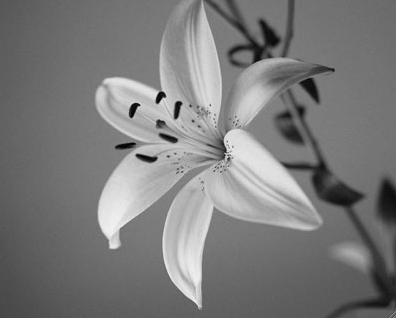
#> input picture Lab3/flower.jpg, 396 x 318 px
$ jupyter execute notebook.ipynb
#> lines starting #> are read from the running program, lines starting #| are printed output that depends on the picture; after the words box and inside, x2 and y2 are one past the last pixel; in counts of white or black regions, pixels touching at a corner belong together
### Lab3/tools.py


import numpy as np
from typing import List, Tuple, Union
import matplotlib as mplt


def add_padding(matrix: np.ndarray,
                padding: Tuple[int, int]) -> np.ndarray:
    """Adds padding to the matrix.
    Args:
        matrix (np.ndarray): Matrix that needs to be padded. Type is List[List[float]] casted to np.ndarray.
        padding (Tuple[int, int]): Tuple with number of rows and columns to be padded. With the `(r, c)` padding we addding `r` rows to the top and bottom and `c` columns to the left and to the right of the matrix
    Returns:
        np.ndarray: Padded matrix with shape `n + 2 * r, m + 2 * c`.
    """
    n, m = matrix.shape
    r, c = padding

    padded_matrix = np.zeros((n + r * 2, m + c * 2))
    padded_matrix[r : n + r, c : m + c] = matrix

    return padded_matrix


def _check_params(matrix, kernel, stride, dilation, padding):
    params_are_correct = (isinstance(stride[0], int)   and isinstance(stride[1], int)   and
                          isinstance(dilation[0], int) and isinstance(dilation[1], int) and
                          isinstance(padding[0], int)  and isinstance(padding[1], int)  and
                          stride[0]   >= 1 and stride[1]   >= 1 and
                          dilation[0] >= 1 and dilation[1] >= 1 and
                          padding[0]  >= 0 and padding[1]  >= 0)
    assert params_are_correct, 'Parameters should be integers equal or greater than default values.'
    if not isinstance(matrix, np.ndarray):
        matrix = np.array(matrix)
    n, m = matrix.shape
    matrix = matrix if list(padding) == [0, 0] else add_padding(matrix, padding)
    n_p, m_p = matrix.shape

    if not isinstance(kernel, np.ndarray):
        kernel = np.array(kernel)
    k = kernel.shape

    kernel_is_correct = k[0] % 2 == 1 and k[1] % 2 == 1
    assert kernel_is_correct, 'Kernel shape should be odd.'
    matrix_to_kernel_is_correct = n_p >= k[0] and m_p >= k[1]
    assert matrix_to_kernel_is_correct, 'Kernel can\'t be bigger than matrix in terms of shape.'

    h_out = np.floor((n + 2 * padding[0] - k[0] - (k[0] - 1) * (dilation[0] - 1)) / stride[0]).astype(int) + 1
    w_out = np.floor((m + 2 * padding[1] - k[1] - (k[1] - 1) * (dilation[1] - 1)) / stride[1]).astype(int) + 1
    out_dimensions_are_correct = h_out > 0 and w_out > 0
    assert out_dimensions_are_correct, 'Can\'t apply input parameters, one of resulting output dimension is non-positive.'

    return matrix, kernel, k, h_out, w_out


def Conv2D(matrix: Union[List[List[float]], np.ndarray],
             kernel: Union[List[List[float]], np.ndarray],
             stride: Tuple[int, int] = (1, 1),
             dilation: Tuple[int, int] = (1, 1),
             padding: Tuple[int, int] = (0, 0)) -> np.ndarray:
    """Makes a 2D convolution with the kernel over matrix using defined stride, dilation and padding along axes.
    Args:
        matrix (Union[List[List[float]], np.ndarray]): 2D matrix to be convolved.
        kernel (Union[List[List[float]], np.ndarray]): 2D odd-shaped matrix (e.g. 3x3, 5x5, 13x9, etc.).
        stride (Tuple[int, int], optional): Tuple of the stride along axes. With the `(r, c)` stride we move on `r` pixels along rows and on `c` pixels along columns on each iteration. Defaults to (1, 1).
        dilation (Tuple[int, int], optional): Tuple of the dilation along axes. With the `(r, c)` dilation we distancing adjacent pixels in kernel by `r` along rows and `c` along columns. Defaults to (1, 1).
        padding (Tuple[int, int], optional): Tuple with number of rows and columns to be padded. Defaults to (0, 0).
    Returns:
        np.ndarray: 2D Feature map, i.e. matrix after convolution.
    """
    matrix, kernel, k, h_out, w_out = _check_params(matrix, kernel, stride, dilation, padding)
    matrix_out = np.zeros((h_out, w_out))

    b = k[0] // 2, k[1] // 2
    center_x_0 = b[0] * dilation[0]
    center_y_0 = b[1] * dilation[1]
    for i in range(h_out):
        center_x = center_x_0 + i * stride[0]
        indices_x = [center_x + l * dilation[0] for l in range(-b[0], b[0] + 1)]
        for j in range(w_out):
            center_y = center_y_0 + j * stride[1]
            indices_y = [center_y + l * dilation[1] for l in range(-b[1], b[1] + 1)]

            submatrix = matrix[indices_x, :][:, indices_y]

            matrix_out[i][j] = np.sum(np.multiply(submatrix, kernel))
    return matrix_out


# [21 lines left out: functions apply_filter_to_image, gaussian_mask, not called in this run]


"""
g_x: image gradient x-axis (w,h)
g_y: image gradient y-axis (w,h)
g_m: image gradient module (w,h)
b: orientation bins
g_o: image gradient orientation (w,h)
"""
def grad_orientation(g_x, g_y, g_m, b=8):
    ori = np.zeros((b, 2))
    for i in range(b):
        ori[i,0] = np.cos(2 * np.pi * i / b)
        ori[i,1] = np.sin(2 * np.pi * i / b)
    w, h = g_m.shape

    g_o = np.zeros((w, h))
    for i in range(w):
        for j in range(h):
            if g_m[i,j] > 0:
                v = np.array([g_y[i,j], -g_x[i,j]])
                v = v / np.linalg.norm(v, ord=2)
                prod = np.dot(ori,v)
                g_o[i,j] = np.argmax(prod)
            else:
                g_o[i,j] = -1
    g_o = g_o.astype(int)
    return g_o


# [18 lines left out: function orientation_colors, not called in this run]


def cmap_discretize(cmap, N):
    """Return a discrete colormap from the continuous colormap cmap.

        cmap: colormap instance, eg. cm.jet.
        N: number of colors.
    """
    if type(cmap) == str:
        cmap = mplt.cm.get_cmap(cmap)
    colors_i = np.concatenate((np.linspace(0, 1., N), (0.,0.,0.,0.)))
    colors_rgba = cmap(colors_i)
    indices = np.linspace(0, 1., N+1)
    cdict = {}
    for ki, key in enumerate(('red','green','blue')):
        cdict[key] = [(indices[i], colors_rgba[i-1,ki], colors_rgba[i,ki]) for i in range(N+1)]
    # Return colormap object.
    return mplt.colors.LinearSegmentedColormap(cmap.name + "_%d"%N, cdict, 1024)

### Lab3/my_functions_tp02.py
import tools
import matplotlib.pyplot as plt
import numpy as np
# [23 lines left out: functions get_gaussian_filtre, plot_img, filter_analysis, not called in this run]
def apply_filter_to_single_channel(img,kernel):
    dimK = kernel.shape
    return tools.Conv2D(tools.add_padding(img,((dimK[0]-1)//2,(dimK[1]-1)//2)),kernel)
def apply_filter_to_colored_img(img,kernel):
#     dstack build ndarray on the third axis
    return np.dstack([apply_filter_to_single_channel(img[:,:,z],kernel) for z in range(3)])
# [11 lines left out: function filter_analysis_colored, not called in this run]
def get_Gx(img):
#     get img conv Sx filter
    Sx = np.array([[-1,0,1],[-2,0,2],[-1,0,-1]])
    return apply_filter_to_single_channel(img,Sx)
def get_Gy(img):
#     get img conv Sy filter
    Sy = np.array([[-1,-2,-1],[0,0,0],[1,2,1]])
    return apply_filter_to_single_channel(img,Sy)
# filtre laplace
def get_L(img):
    L = np.array([[0,1,0],[1,-4,1],[0,1,0]])
    return apply_filter_to_single_channel(img,L)
def module_grad(img):
    Gx = get_Gx(img)
    Gy = get_Gy(img)
    result=np.sqrt(Gx**2+Gy**2)
    return result
def direct_grad(img):
    Gx = get_Gx(img)
    Gy = get_Gy(img)
    # np.arctan2 automatically handles division by zero perfectly!
    result=np.arctan2(Gy, Gx)
    return result

### Lab3/notebook.ipynb
# Image Processing Tasks
This notebook covers convolution, first-order, and second-order edge detection.

[cell 1]
import cv2
import numpy as np
import matplotlib.pyplot as plt
import tools
import my_functions_tp02 as my_func

## Task 1 & 2: Averaging Filter, Strides/Dilations, and Filter Automation

[cell 2]
def create_averaging_filter(size):
    return np.ones((size, size)) / (size * size)

img_gray = cv2.imread('flower.jpg', cv2.IMREAD_GRAYSCALE)
#> img_gray is the input picture: shape (318, 396); min 0, max 243, mean 123
img_gray_float = img_gray.astype(np.float64)

sizes = [3, 7, 11]
plt.figure(figsize=(15, 4))
for i, s in enumerate(sizes):
    kernel = create_averaging_filter(s)
    # Using filter_analysis or raw convolution
    filtered = tools.Conv2D(img_gray_float, kernel, padding=(s//2, s//2))
    plt.subplot(1, 3, i+1)
    plt.imshow(filtered, cmap='gray')
    plt.title(f'Avg Filter (Size {s})')
    plt.axis('off')
#> this loop made 3 passes
#> (center_x_0 in Conv2D, center_y_0 in Conv2D) on passes 1 to 3: (1, 1), (3, 3), (5, 5)
plt.show()
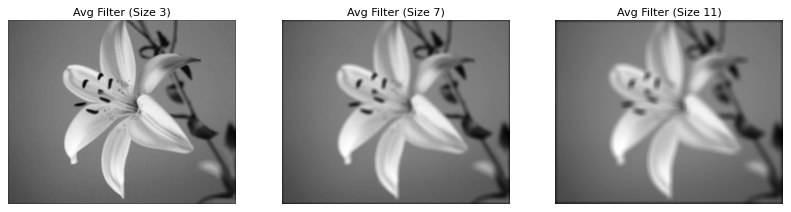
#> figure drawn by matplotlib, 3 panels

# Stride and dilation
strides = [2, 5, 11]
dilations = [1, 3, 5]
kernel = create_averaging_filter(3)
plt.figure(figsize=(15, 10))
plot_idx = 1
for st in strides:
    for dl in dilations:
        try:
            filtered = tools.Conv2D(img_gray_float, kernel, stride=(st, st), dilation=(dl, dl), padding=(0,0))
            plt.subplot(len(strides), len(dilations), plot_idx)
            plt.imshow(filtered, cmap='gray')
            plt.title(f'S={st}, D={dl}')
            plt.axis('off')
        except: pass
        plot_idx += 1
#> this loop made 3 passes
#> after the loop, plot_idx = 10
plt.tight_layout()
plt.show()

## Task 3: Color Image

[cell 3]
img_color = cv2.imread('red_bird.png', cv2.IMREAD_COLOR)
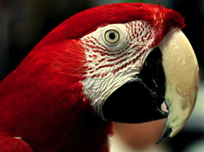
#> input picture Lab3/red_bird.png, 204 x 152 px
#> img_color is the input picture: shape (152, 204, 3); mean B, G, R 40.5, 49.3, 93.7
img_color_rgb = cv2.cvtColor(img_color, cv2.COLOR_BGR2RGB)
img_color_float = img_color_rgb.astype(np.float64)

plt.figure(figsize=(15, 4))
for i, s in enumerate(sizes):
    kernel = create_averaging_filter(s)
    filtered = cv2.filter2D(img_color_float, -1, kernel)
    plt.subplot(1, 3, i+1)
    plt.imshow(np.clip(filtered/255.0, 0, 1))
    plt.title(f'Color Avg Filter (Size {s})')
    plt.axis('off')
plt.show()
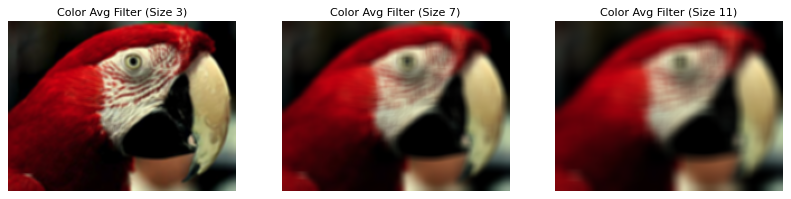
#> figure drawn by matplotlib, 3 panels

## Task 4: Gx and Gy

[cell 4]
Gx = my_func.get_Gx(img_gray_float)
#> in get_Gx, `Sx = np.array([[-1,0,1],[-2,0,2],[-1,0,-1]])`: Sx = [[-1, 0, 1], [-2, 0, 2], [-1, 0, -1]]
#> in add_padding (call 4), `padded_matrix = np.zeros((n + r * 2, m + c * 2))`: padded_matrix: shape (320, 398) float64; every value is 0
#> in Conv2D (call 13), `matrix, kernel, k, h_out, w_out = _check_params(matrix, kernel, stride..`: h_out = 318; w_out = 396
#> in Conv2D (call 13), `matrix_out = np.zeros((h_out, w_out))`: matrix_out: shape (318, 396) float64; every value is 0
#> in Conv2D (call 13), `center_x_0 = b[0] * dilation[0]`: center_x_0 = 1
#> the loop in Conv2D (call 13), `for i in range(h_out):` made 318 passes
#> indices_x on passes 1 to 3: [0, 1, 2], [1, 2, 3], [2, 3, 4]
#> after the loop in Conv2D (call 13), `for i in range(h_out):`:
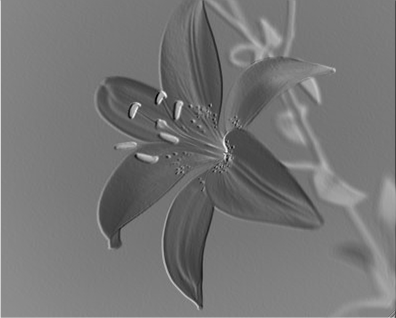
#> matrix_out: shape (318, 396) float64; min -773, max 367, mean -244.9; drawn with min black and max white
Gy = my_func.get_Gy(img_gray_float)
#> in get_Gy, `Sy = np.array([[-1,-2,-1],[0,0,0],[1,2,1]])`: Sy = [[-1, -2, -1], [0, 0, 0], [1, 2, 1]]
#> the loop in Conv2D (call 14), `for i in range(h_out):` made 318 passes
#> after the loop in Conv2D (call 14), `for i in range(h_out):`:
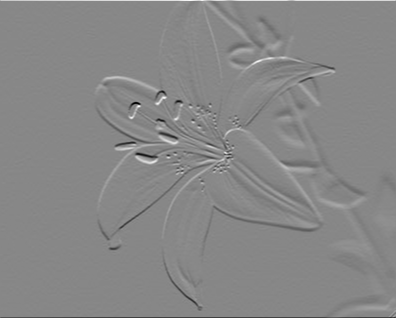
#> matrix_out: shape (318, 396) float64; min -729, max 642, mean -0.2; drawn with min black and max white

plt.figure(figsize=(10, 4))
plt.subplot(1, 2, 1); plt.imshow(Gx, cmap='gray'); plt.title('Gx')
plt.subplot(1, 2, 2); plt.imshow(Gy, cmap='gray'); plt.title('Gy')
plt.show()

## Task 5 & 6: Magnitude, Direction, and Orientation Map

[cell 5]
magnitude = my_func.module_grad(img_gray_float)
#> in module_grad, `result=np.sqrt(Gx**2+Gy**2)`:
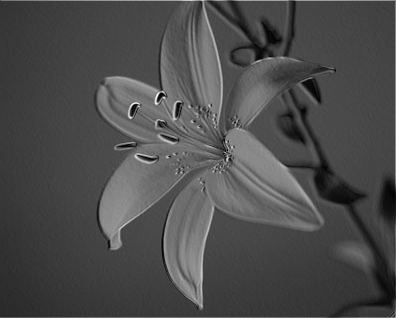
#> result: shape (318, 396) float64; min 3.16, max 832.9, mean 252.2; drawn with min black and max white
direction = my_func.direct_grad(img_gray_float)
direction = np.nan_to_num(direction)

bins = 8
angle_binned = tools.grad_orientation(Gx, Gy, magnitude, b=bins)
#> in grad_orientation, `g_o = g_o.astype(int)`:
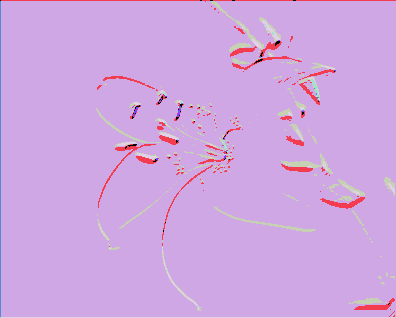
#> g_o: shape (318, 396) int64; 8 distinct labels, from 0 to 7; one colour per label, 0 black
cmap = tools.cmap_discretize('jet', bins+1)

plt.figure(figsize=(15, 4))
plt.subplot(1, 3, 1); plt.imshow(magnitude, cmap='gray'); plt.title('Magnitude ($)')
plt.subplot(1, 3, 2); plt.imshow(direction, cmap='gray'); plt.title('Direction ($\theta_I$)')
plt.subplot(1, 3, 3)
img_h = plt.imshow(angle_binned, cmap=cmap, vmin=-1, vmax=bins-1)
plt.colorbar(img_h, fraction=0.046, pad=0.04)
plt.title('Orientations')
plt.tight_layout()
plt.show()

## Task 7: First-order edge detection

[cell 6]
def first_order_edges(mag, threshold_val=50):
#> called with threshold_val = 70
    edges = np.zeros_like(mag)
    edges[mag >= threshold_val] = 255
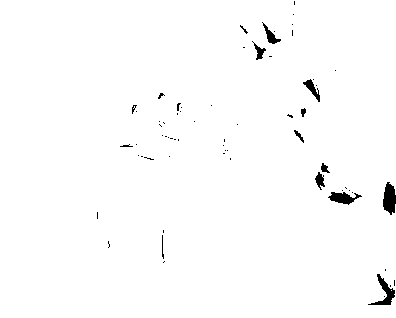
#> edges: shape (318, 396) float64; 98.7% white; 66 black regions (52 under 20 px), largest, box (x1, y1, x2, y2) and area: (383, 182, 396, 215) 312, (368, 274, 395, 305) 262, (328, 192, 362, 205) 236
    return edges

edges_thresh = first_order_edges(magnitude, 70)
plt.figure(figsize=(5, 5))
plt.imshow(edges_thresh, cmap='gray')
plt.title('Thresholded Edges (T=70)')
plt.show()

## Task 8 & 9: Laplacian and Zero Crossings

[cell 7]
laplacian = my_func.get_L(img_gray_float)

def detect_zero_crossing(lap_img, threshold=10):
#> called with threshold = 10
    zero_crossing = np.zeros_like(lap_img)
    rows, cols = lap_img.shape
    for i in range(1, rows-1):
        for j in range(1, cols-1):
            patch = lap_img[i-1:i+2, j-1:j+2]
            p_max, p_min = patch.max(), patch.min()
            if p_max > 0 and p_min < 0 and (p_max - p_min) > threshold:
                zero_crossing[i, j] = 255
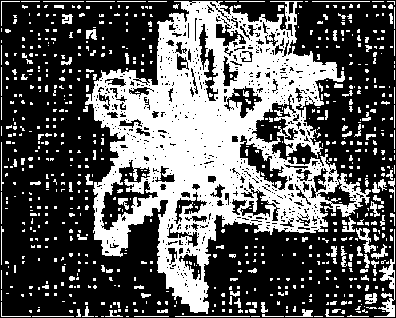
#> zero_crossing: shape (318, 396) float64; 36.9% white; 759 white regions (636 under 20 px), largest, box (x1, y1, x2, y2) and area: (85, 1, 371, 314) 36406, (374, 229, 395, 317) 422, (356, 228, 376, 253) 181
    return zero_crossing

z_crossings = detect_zero_crossing(laplacian, threshold=10)


plt.figure(figsize=(10, 4))
plt.subplot(1, 2, 1); plt.imshow(np.abs(laplacian), cmap='gray'); plt.title('Laplacian')
plt.subplot(1, 2, 2); plt.imshow(z_crossings, cmap='gray'); plt.title('Zero Crossings')
plt.show()
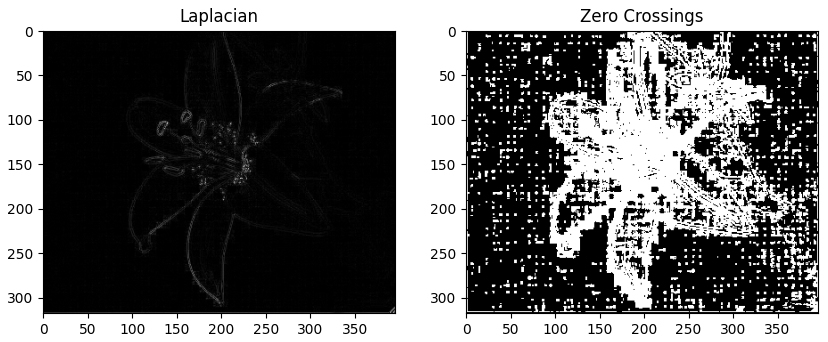
#> figure drawn by matplotlib, 2 panels
